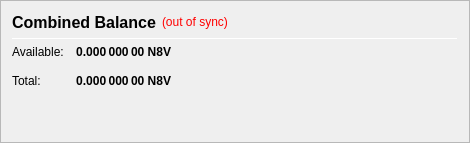
                   <widget class="QFrame" name="frame_CombinedBalances">
                    <property name="minimumSize">
                     <size>
                      <width>470</width>
                      <height>0</height>
                     </size>
                    </property>
                    <property name="frameShape">
                     <enum>QFrame::StyledPanel</enum>
                    </property>
                    <property name="frameShadow">
                     <enum>QFrame::Raised</enum>
                    </property>
                    <layout class="QVBoxLayout" name="verticalLayout_5">
                     <item>
                      <layout class="QHBoxLayout" name="horizontalLayout_5" stretch="0,0,0">
                       <item>
                        <widget class="QLabel" name="label_5z">
                         <property name="minimumSize">
                          <size>
                           <width>0</width>
                           <height>20</height>
                          </size>
                         </property>
                         <property name="font">
                          <font>
                           <pointsize>12</pointsize>
                           <weight>75</weight>
                           <bold>true</bold>
                          </font>
                         </property>
                         <property name="toolTip">
                          <string>Combined Balance (including unconfirmed and immature coins)</string>
                         </property>
                         <property name="text">
                          <string>Combined Balance</string>
                         </property>
                        </widget>
                       </item>
                       <item>
                        <widget class="QLabel" name="labelWalletStatus">
                         <property name="cursor">
                          <cursorShape>WhatsThisCursor</cursorShape>
                         </property>
                         <property name="toolTip">
                          <string>The displayed information may be out of date. Your wallet automatically synchronizes with the NativeCoin network after a connection is established, but this process has not completed yet.</string>
                         </property>
                         <property name="styleSheet">
                          <string notr="true">QLabel { color: red; }</string>
                         </property>
                         <property name="text">
                          <string notr="true">(out of sync)</string>
                         </property>
                         <property name="alignment">
                          <set>Qt::AlignLeading|Qt::AlignLeft|Qt::AlignVCenter</set>
                         </property>
                        </widget>
                       </item>
                       <item>
                        <spacer name="horizontalSpacer_1">
                         <property name="orientation">
                          <enum>Qt::Horizontal</enum>
                         </property>
                         <property name="sizeHint" stdset="0">
                          <size>
                           <width>40</width>
                           <height>20</height>
                          </size>
                         </property>
                        </spacer>
                       </item>
                      </layout>
                     </item>
                     <item>
                      <widget class="Line" name="line_CombinedBalance">
                       <property name="minimumSize">
                        <size>
                         <width>0</width>
                         <height>1</height>
                        </size>
                       </property>
                       <property name="maximumSize">
                        <size>
                         <width>16777215</width>
                         <height>1</height>
                        </size>
                       </property>
                       <property name="orientation">
                        <enum>Qt::Horizontal</enum>
                       </property>
                      </widget>
                     </item>
                     <item>
                      <layout class="QGridLayout" name="gridLayout_3">
                       <property name="spacing">
                        <number>12</number>
                       </property>
                       <item row="1" column="0">
                        <widget class="QLabel" name="labelBalanceTextz">
                         <property name="text">
                          <string>Available:</string>
                         </property>
                        </widget>
                       </item>
                       <item row="1" column="1">
                        <widget class="QLabel" name="labelBalancez">
                         <property name="font">
                          <font>
                           <weight>75</weight>
                           <bold>true</bold>
                          </font>
                         </property>
                         <property name="cursor">
                          <cursorShape>IBeamCursor</cursorShape>
                         </property>
                         <property name="toolTip">
                          <string>Your current spendable balance</string>
                         </property>
                         <property name="text">
                          <string notr="true">0.000 000 00 N8V</string>
                         </property>
                         <property name="alignment">
                          <set>Qt::AlignRight|Qt::AlignTrailing|Qt::AlignVCenter</set>
                         </property>
                         <property name="textInteractionFlags">
                          <set>Qt::LinksAccessibleByMouse|Qt::TextSelectableByKeyboard|Qt::TextSelectableByMouse</set>
                         </property>
                        </widget>
                       </item>
                       <item row="2" column="0">
                        <widget class="QLabel" name="labelTotalTextz">
                         <property name="text">
                          <string>Total:</string>
                         </property>
                        </widget>
                       </item>
                       <item row="2" column="1">
                        <widget class="QLabel" name="labelTotalz">
                         <property name="font">
                          <font>
                           <weight>75</weight>
                           <bold>true</bold>
                          </font>
                         </property>
                         <property name="cursor">
                          <cursorShape>IBeamCursor</cursorShape>
                         </property>
                         <property name="toolTip">
                          <string>Total Balance, including all unavailable coins.</string>
                         </property>
                         <property name="text">
                          <string notr="true">0.000 000 00 N8V</string>
                         </property>
                         <property name="alignment">
                          <set>Qt::AlignRight|Qt::AlignTrailing|Qt::AlignVCenter</set>
                         </property>
                         <property name="textInteractionFlags">
                          <set>Qt::LinksAccessibleByMouse|Qt::TextSelectableByKeyboard|Qt::TextSelectableByMouse</set>
                         </property>
                        </widget>
                       </item>
                       <item row="2" column="3">
                        <spacer name="horizontalSpacer_2">
                         <property name="orientation">
                          <enum>Qt::Horizontal</enum>
                         </property>
                         <property name="sizeHint" stdset="0">
                          <size>
                           <width>40</width>
                           <height>20</height>
                          </size>
                         </property>
                        </spacer>
                       </item>
                      </layout>
                     </item>
                     <item>
                      <spacer name="verticalSpacer_1">
                       <property name="orientation">
                        <enum>Qt::Vertical</enum>
                       </property>
                       <property name="sizeHint" stdset="0">
                        <size>
                         <width>20</width>
                         <height>40</height>
                        </size>
                       </property>
                      </spacer>
                     </item>
                    </layout>
                   </widget>
